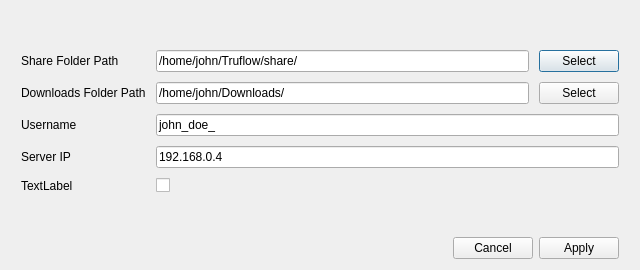
<?xml version="1.0" encoding="UTF-8"?>
<ui version="4.0">
 <class>Dialog</class>
 <widget class="QDialog" name="Dialog">
  <property name="geometry">
   <rect>
    <x>0</x>
    <y>0</y>
    <width>640</width>
    <height>270</height>
   </rect>
  </property>
  <property name="windowTitle">
   <string>Settings</string>
  </property>
  <layout class="QVBoxLayout" name="verticalLayout_2">
   <item>
    <layout class="QVBoxLayout" name="verticalLayout">
     <property name="leftMargin">
      <number>10</number>
     </property>
     <property name="rightMargin">
      <number>10</number>
     </property>
     <item>
      <layout class="QFormLayout" name="formLayout">
       <property name="formAlignment">
        <set>Qt::AlignLeading|Qt::AlignLeft|Qt::AlignVCenter</set>
       </property>
       <property name="horizontalSpacing">
        <number>10</number>
       </property>
       <property name="verticalSpacing">
        <number>10</number>
       </property>
       <item row="0" column="0">
        <widget class="QLabel" name="label">
         <property name="text">
          <string>Share Folder Path</string>
         </property>
         <property name="margin">
          <number>0</number>
         </property>
        </widget>
       </item>
       <item row="0" column="1">
        <layout class="QHBoxLayout" name="horizontalLayout">
         <item>
          <widget class="QLineEdit" name="lineEdit">
           <property name="text">
            <string>/home/john/Truflow/share/</string>
           </property>
          </widget>
         </item>
         <item>
          <widget class="QPushButton" name="pushButton">
           <property name="text">
            <string>Select</string>
           </property>
          </widget>
         </item>
        </layout>
       </item>
       <item row="1" column="0">
        <widget class="QLabel" name="label_2">
         <property name="text">
          <string>Downloads Folder Path</string>
         </property>
         <property name="margin">
          <number>0</number>
         </property>
        </widget>
       </item>
       <item row="1" column="1">
        <layout class="QHBoxLayout" name="horizontalLayout_2">
         <item>
          <widget class="QLineEdit" name="lineEdit_2">
           <property name="text">
            <string>/home/john/Downloads/</string>
           </property>
          </widget>
         </item>
         <item>
          <widget class="QPushButton" name="pushButton_2">
           <property name="text">
            <string>Select</string>
           </property>
          </widget>
         </item>
        </layout>
       </item>
       <item row="2" column="0">
        <widget class="QLabel" name="label_3">
         <property name="text">
          <string>Username</string>
         </property>
         <property name="margin">
          <number>0</number>
         </property>
        </widget>
       </item>
       <item row="2" column="1">
        <widget class="QLineEdit" name="lineEdit_3">
         <property name="text">
          <string>john_doe_</string>
         </property>
        </widget>
       </item>
       <item row="3" column="1">
        <widget class="QLineEdit" name="lineEdit_4">
         <property name="text">
          <string>192.168.0.4</string>
         </property>
        </widget>
       </item>
       <item row="3" column="0">
        <widget class="QLabel" name="label_4">
         <property name="text">
          <string>Server IP</string>
         </property>
         <property name="margin">
          <number>0</number>
         </property>
        </widget>
       </item>
       <item row="4" column="0">
        <widget class="QLabel" name="label_5">
         <property name="text">
          <string>TextLabel</string>
         </property>
         <property name="margin">
          <number>0</number>
         </property>
        </widget>
       </item>
       <item row="4" column="1">
        <widget class="QCheckBox" name="checkBox">
         <property name="text">
          <string/>
         </property>
        </widget>
       </item>
      </layout>
     </item>
     <item>
      <layout class="QHBoxLayout" name="horizontalLayout_3">
       <item>
        <spacer name="horizontalSpacer">
         <property name="orientation">
          <enum>Qt::Horizontal</enum>
         </property>
         <property name="sizeHint" stdset="0">
          <size>
           <width>40</width>
           <height>20</height>
          </size>
         </property>
        </spacer>
       </item>
       <item>
        <widget class="QPushButton" name="pushButton_4">
         <property name="text">
          <string>Cancel</string>
         </property>
        </widget>
       </item>
       <item>
        <widget class="QPushButton" name="pushButton_3">
         <property name="text">
          <string>Apply</string>
         </property>
        </widget>
       </item>
      </layout>
     </item>
    </layout>
   </item>
  </layout>
 </widget>
 <resources/>
 <connections/>
</ui>
